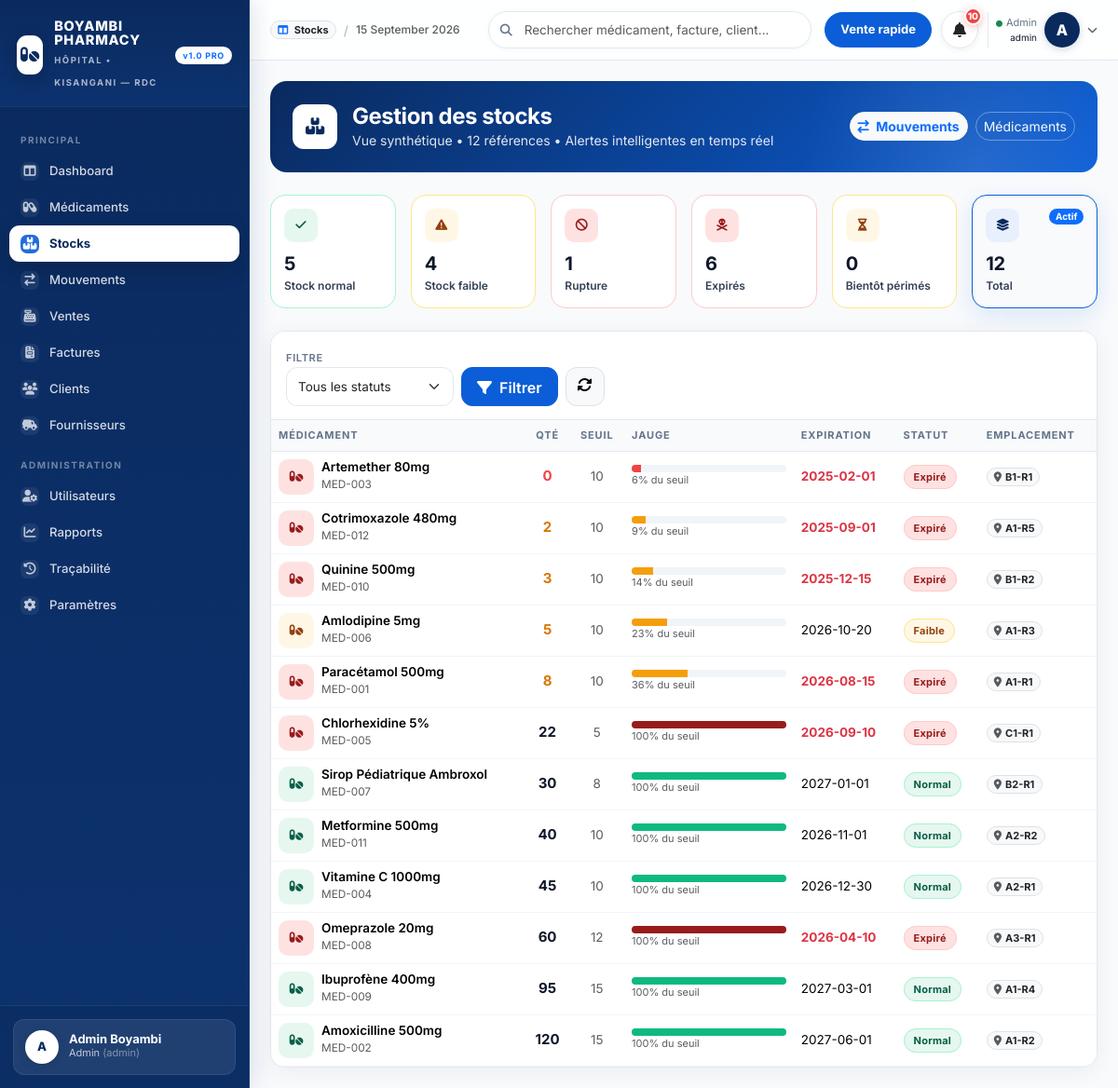
Page /stocks.php (signed in) on the committed database.
### tables this page shows
CREATE TABLE medicines (
  id INT AUTO_INCREMENT PRIMARY KEY,
  code VARCHAR(30) NOT NULL UNIQUE,
  name VARCHAR(150) NOT NULL,
  category_id INT NULL,
  description TEXT NULL,
  dosage VARCHAR(100) NULL,
  form VARCHAR(80) NULL,
  laboratory VARCHAR(120) NULL,
  purchase_price DECIMAL(12,2) NOT NULL DEFAULT 0,
  sale_price DECIMAL(12,2) NOT NULL DEFAULT 0,
  quantity INT NOT NULL DEFAULT 0,
  alert_threshold INT NOT NULL DEFAULT 10,
  manufacture_date DATE NULL,
  expiry_date DATE NULL,
  location VARCHAR(100) NULL,
  supplier_id INT NULL,
  status ENUM('available','low','out','expired','archived') DEFAULT 'available',
  created_at TIMESTAMP DEFAULT CURRENT_TIMESTAMP,
  updated_at TIMESTAMP DEFAULT CURRENT_TIMESTAMP ON UPDATE CURRENT_TIMESTAMP,
  FOREIGN KEY (category_id) REFERENCES categories(id) ON DELETE SET NULL,
  FOREIGN KEY (supplier_id) REFERENCES suppliers(id) ON DELETE SET NULL,
  INDEX idx_med_name (name),
  INDEX idx_med_code (code),
  INDEX idx_med_expiry (expiry_date),
  INDEX idx_med_qty (quantity)
);

### config/config.php (called while the page is built, shortened)
<?php
function e($str){ return htmlspecialchars($str ?? '', ENT_QUOTES, 'UTF-8'); }

### stocks.php (the view, shortened to what this page needs)
<?php
require_once __DIR__.'/config/database.php';
require_once __DIR__.'/includes/partials/layout.php';
$filter=$_GET['filter'] ?? '';
$where=" WHERE 1=1 ";
$total = (int)$pdo->query("SELECT COUNT(*) FROM medicines")->fetchColumn();
$normal = (int)$pdo->query("SELECT COUNT(*) FROM medicines WHERE quantity > alert_threshold AND (expiry_date IS NULL OR expiry_date >= CURDATE())")->fetchColumn();
$low = (int)$pdo->query("SELECT COUNT(*) FROM medicines WHERE quantity>0 AND quantity <= alert_threshold")->fetchColumn();
$out = (int)$pdo->query("SELECT COUNT(*) FROM medicines WHERE quantity<=0")->fetchColumn();
$expired = (int)$pdo->query("SELECT COUNT(*) FROM medicines WHERE expiry_date < CURDATE()")->fetchColumn();
$expiring = (int)$pdo->query("SELECT COUNT(*) FROM medicines WHERE expiry_date BETWEEN CURDATE() AND DATE_ADD(CURDATE(), INTERVAL 30 DAY)")->fetchColumn();
$params=[]; $cond=$where;
$meds=$pdo->prepare("SELECT * FROM medicines $cond ORDER BY quantity ASC, expiry_date ASC LIMIT 100");
$meds->execute($params); $list=$meds->fetchAll();
?>
<div class="stock-hero p-4 mb-4">
  <div class="d-flex flex-wrap justify-content-between gap-3 align-items-center" style="position:relative; z-index:1">
    <div class="d-flex gap-3 align-items-center">
      <div style="width:48px;height:48px;background:#fff;color:var(--blue-dark);border-radius:12px;display:grid;place-items:center;font-size:18px"><i class="fa-solid fa-boxes-stacked"></i></div>
      <div>
        <h4 class="fw-bold mb-0" style="letter-spacing:-.02em">Gestion des stocks</h4>
        <div class="small" style="opacity:.88">Vue synthétique • <?= $total ?> références • Alertes intelligentes en temps réel</div>
      </div>
    </div>
    <div class="d-flex gap-2">
      <a href="movements.php" class="btn btn-light text-primary btn-sm fw-bold" style="border-radius:999px"><i class="fa-solid fa-arrow-right-arrow-left me-1"></i> Mouvements</a>
      <a href="medicines.php" class="btn btn-outline-light btn-sm" style="border-color:rgba(255,255,255,.35); border-radius:999px">Médicaments</a>
    </div>
  </div>
</div>
<div class="row g-3 mb-4">
  <?php
  $kpis=[
    ['key'=>'normal','label'=>'Stock normal','val'=>$normal,'icon'=>'fa-check','bg'=>'#e6f7ef','c'=>'#065f46','border'=>'#a7f3d0'],
    ['key'=>'low','label'=>'Stock faible','val'=>$low,'icon'=>'fa-triangle-exclamation','bg'=>'#fff7e6','c'=>'#92400e','border'=>'#fde68a'],
    ['key'=>'out','label'=>'Rupture','val'=>$out,'icon'=>'fa-ban','bg'=>'#fee2e2','c'=>'#991b1b','border'=>'#fecaca'],
    ['key'=>'expired','label'=>'Expirés','val'=>$expired,'icon'=>'fa-skull-crossbones','bg'=>'#fee2e2','c'=>'#991b1b','border'=>'#fecaca'],
    ['key'=>'expiring','label'=>'Bientôt périmés','val'=>$expiring,'icon'=>'fa-hourglass-half','bg'=>'#fff7e6','c'=>'#92400e','border'=>'#fde68a'],
    ['key'=>'','label'=>'Total','val'=>$total,'icon'=>'fa-layer-group','bg'=>'#e8f0fe','c'=>'#0a2a5e','border'=>'#cbd5e1'],
  ];
  foreach($kpis as $k):
    $isActive = $filter===$k['key'];
  ?>
  <div class="col-6 col-md-2">
    <a href="stocks.php?filter=<?= e($k['key']) ?>" class="stock-kpi d-block text-decoration-none <?= $isActive?'active':'' ?>" style="border-color:<?= $isActive?'var(--blue)':$k['border'] ?>">
      <div class="d-flex justify-content-between align-items-start mb-2">
        <div style="width:36px;height:36px;border-radius:10px;background:<?= e($k['bg']) ?>;color:<?= e($k['c']) ?>;display:grid;place-items:center"><i class="fa-solid <?= e($k['icon']) ?>" style="font-size:13px"></i></div>
        <?php if($isActive): ?><span class="badge bg-primary" style="border-radius:999px; font-size:10px">Actif</span><?php endif; ?>
      </div>
      <div class="fw-bold" style="font-size:20px; letter-spacing:-.02em; color:var(--gray-900)"><?= $k['val'] ?></div>
      <div class="small" style="font-weight:600; color:var(--gray-700); font-size:12px"><?= e($k['label']) ?></div>
    </a>
  </div>
  <?php endforeach; ?>
</div>
<div class="card" style="border-radius:16px; overflow:hidden">
  <div class="card-header bg-white" style="border-bottom:1px solid var(--gray-200)">
    <form class="d-flex flex-wrap gap-2 w-100 align-items-end">
      <div style="min-width:180px">
        <label class="small fw-semibold" style="font-size:11px; letter-spacing:.06em; color:var(--gray-500)">FILTRE</label>
        <select name="filter" class="form-select" style="border-radius:12px"><option value="">Tous les statuts</option></select>
      </div>
      <button class="btn btn-primary" style="border-radius:12px; height:42px"><i class="fa-solid fa-filter me-1"></i> Filtrer</button>
      <a href="stocks.php" class="btn btn-light border" style="border-radius:12px; height:42px"><i class="fa-solid fa-rotate"></i></a>
    </form>
  </div>
  <div class="table-responsive">
    <table class="table table-hover mb-0" id="mainTable" style="font-size:13.2px">
      <thead><tr><th>Médicament</th><th class="text-center">Qté</th><th class="text-center">Seuil</th><th style="min-width:160px">Jauge</th><th>Expiration</th><th>Statut</th><th>Emplacement</th></tr></thead>
      <tbody>
        <?php foreach($list as $m):
          $pct = $m['alert_threshold']>0 ? min(100, max(6, round($m['quantity']/max(1,$m['alert_threshold'])*45))) : 100;
          $isExpired = $m['expiry_date'] && $m['expiry_date']<date('Y-m-d');
          $isLow = $m['quantity']>0 && $m['quantity']<= $m['alert_threshold'];
          $isOut = $m['quantity']<=0;
          $bar = $isOut?'#ef4444':($isLow?'#f59e0b':($isExpired?'#991b1b':'#10b981'));
        ?>
        <tr>
          <td><div class="d-flex gap-2 align-items-center"><div style="width:38px;height:38px;border-radius:10px;background:<?= $isExpired?'#fee2e2':($isOut?'#fee2e2':($isLow?'#fff7e6':'#e6f7ef')) ?>;color:<?= $isExpired?'#991b1b':($isOut?'#991b1b':($isLow?'#92400e':'#065f46')) ?>;display:grid;place-items:center"><i class="fa-solid fa-pills" style="font-size:13px"></i></div><div><div class="fw-semibold" style="line-height:1.1"><?= e($m['name']) ?></div><small class="text-muted"><?= e($m['code']) ?></small></div></div></td>
          <td class="text-center fw-bold" style="color:<?= $isOut?'#ef4444':($isLow?'#d97706':'#0f172a') ?>; font-size:15px"><?= $m['quantity'] ?></td>
          <td class="text-center small text-muted"><?= $m['alert_threshold'] ?></td>
          <td><div class="progress-premium"><div class="progress-bar" style="width:<?= $pct ?>%; background:<?= $bar ?>; height:100%"></div></div><div class="small text-muted" style="font-size:11px"><?= $pct ?>% du seuil</div></td>
          <td class="small <?= $isExpired?'text-danger fw-bold':'' ?>"><?= e($m['expiry_date'] ?? '—') ?></td>
          <td><?php if($isExpired) echo '<span class="badge-soft badge-expired">Expiré</span>'; elseif($isOut) echo '<span class="badge-soft badge-out">Rupture</span>'; elseif($isLow) echo '<span class="badge-soft badge-low">Faible</span>'; else echo '<span class="badge-soft badge-available">Normal</span>'; ?></td>
          <td><span class="badge bg-light border text-dark" style="border-radius:999px; font-size:11px"><i class="fa-solid fa-location-dot text-muted me-1"></i><?= e($m['location'] ?? '—') ?></span></td>
        </tr>
        <?php endforeach; ?>
      </tbody>
    </table>
  </div>
</div>

### assets/css/style.css (style rules this page uses)
:root { --blue:#0b5ed7; --blue-dark:#0a2a5e; --blue-light:#e8f0fe; --blue-mid:#3b82f6; --green:#10b981; --green-light:#e6f7ef; --orange:#f59e0b; --orange-light:#fff7e6; --red:#ef4444; --red-light:#fee2e2; --gray-50:#f8fafc; --gray-100:#f1f5f9; --gray-200:#e2e8f0; --gray-300:#cbd5e1; --gray-500:#64748b; --gray-700:#334155; --gray-900:#0f172a; --radius:14px; --radius-sm:10px; --shadow:0 4px 24px rgba(15,23,42,.06); --shadow-lg:0 10px 40px rgba(15,23,42,.10); }
* { font-family:'Inter',system-ui,-apple-system,Segoe UI,Roboto,Helvetica,Arial,sans-serif }
body { background:var(--gray-50); color:var(--gray-900); }
a { text-decoration:none }
.card { border:1px solid var(--gray-200); border-radius:var(--radius); box-shadow:var(--shadow); overflow:hidden }
.card-header { background:#fff; border-bottom:1px solid var(--gray-200); padding:14px 16px; font-weight:700; display:flex; align-items:center; justify-content:space-between }
.table thead th { font-size:11px; letter-spacing:.08em; text-transform:uppercase; color:var(--gray-500); font-weight:700; background:var(--gray-50); border-bottom:1px solid var(--gray-200); white-space:nowrap }
.table tbody td { vertical-align:middle; font-size:13.5px; border-bottom:1px solid #f1f5f9 }
.badge-soft { padding:5px 10px; border-radius:999px; font-size:11px; font-weight:700; letter-spacing:.02em }
.badge-available { background:var(--green-light); color:#065f46; border:1px solid #a7f3d0 }
.badge-low { background:var(--orange-light); color:#92400e; border:1px solid #fde68a }
.badge-expired { background:#fee2e2; color:#991b1b; border:1px solid #fecaca }
.btn-primary { background:var(--blue); border-color:var(--blue); border-radius:10px; font-weight:600; padding:9px 16px }
.form-control,.form-select { border-radius:10px; border:1px solid var(--gray-200); padding:10px 12px; font-size:13.5px }

### stocks.php (style rules this page uses)
.stock-hero { background:linear-gradient(135deg,#0a2a5e 0%, #0b5ed7 100%); border-radius:18px; color:#fff; position:relative; overflow:hidden }
.stock-hero::after { content:""; position:absolute; width:380px; height:380px; background:radial-gradient(circle, rgba(255,255,255,.11), transparent 70%); right:-60px; top:-100px }
.stock-kpi { border-radius:16px; border:1px solid var(--gray-200); background:#fff; padding:14px; transition:.18s; position:relative; overflow:hidden }
.stock-kpi.active { border-color:var(--blue); box-shadow:0 8px 24px rgba(11,94,215,.12); background:#f8fafc }
.progress-premium { height:8px; border-radius:999px; background:#f1f5f9; overflow:hidden }

### rows in the picture
medicines: name "Artemether 80mg", code "MED-003", quantity "0", alert_threshold "10", pct "6", expiry_date "2025-02-01", shows "Expiré", location "B1-R1"
medicines: name "Cotrimoxazole 480mg", code "MED-012", quantity "2", alert_threshold "10", pct "9", expiry_date "2025-09-01", shows "Expiré", location "A1-R5"
medicines: name "Quinine 500mg", code "MED-010", quantity "3", alert_threshold "10", pct "14", expiry_date "2025-12-15", shows "Expiré", location "B1-R2"
medicines: name "Amlodipine 5mg", code "MED-006", quantity "5", alert_threshold "10", pct "23", expiry_date "2026-10-20", shows "Faible", location "A1-R3"
medicines: name "Paracétamol 500mg", code "MED-001", quantity "8", alert_threshold "10", pct "36", expiry_date "2026-08-15", shows "Expiré", location "A1-R1"
medicines: name "Chlorhexidine 5%", code "MED-005", quantity "22", alert_threshold "5", pct "100", expiry_date "2026-09-10", shows "Expiré", location "C1-R1"
medicines: name "Sirop Pédiatrique Ambroxol", code "MED-007", quantity "30", alert_threshold "8", pct "100", expiry_date "2027-01-01", shows "Normal", location "B2-R1"
medicines: name "Metformine 500mg", code "MED-011", quantity "40", alert_threshold "10", pct "100", expiry_date "2026-11-01", shows "Normal", location "A2-R2"
medicines: name "Vitamine C 1000mg", code "MED-004", quantity "45", alert_threshold "10", pct "100", expiry_date "2026-12-30", shows "Normal", location "A2-R1"
medicines: name "Omeprazole 20mg", code "MED-008", quantity "60", alert_threshold "12", pct "100", expiry_date "2026-04-10", shows "Expiré", location "A3-R1"
medicines: name "Ibuprofène 400mg", code "MED-009", quantity "95", alert_threshold "15", pct "100", expiry_date "2027-03-01", shows "Normal", location "A1-R4"
medicines: name "Amoxicilline 500mg", code "MED-002", quantity "120", alert_threshold "15", pct "100", expiry_date "2027-06-01", shows "Normal", location "A1-R2"

### other values in the picture
substr($user['name'],0,1) "A"
$user['name'] "Admin Boyambi"
roleLabel($user['role']) "Admin"
$user['role'] "admin"
$title "Stocks"
$alertCount "10"
$total "12"
$k['val'] "5"
$k['label'] "Stock normal"
$k['val'] "4"
$k['label'] "Stock faible"
$k['val'] "1"
$k['label'] "Rupture"
$k['val'] "6"
$k['label'] "Expirés"
